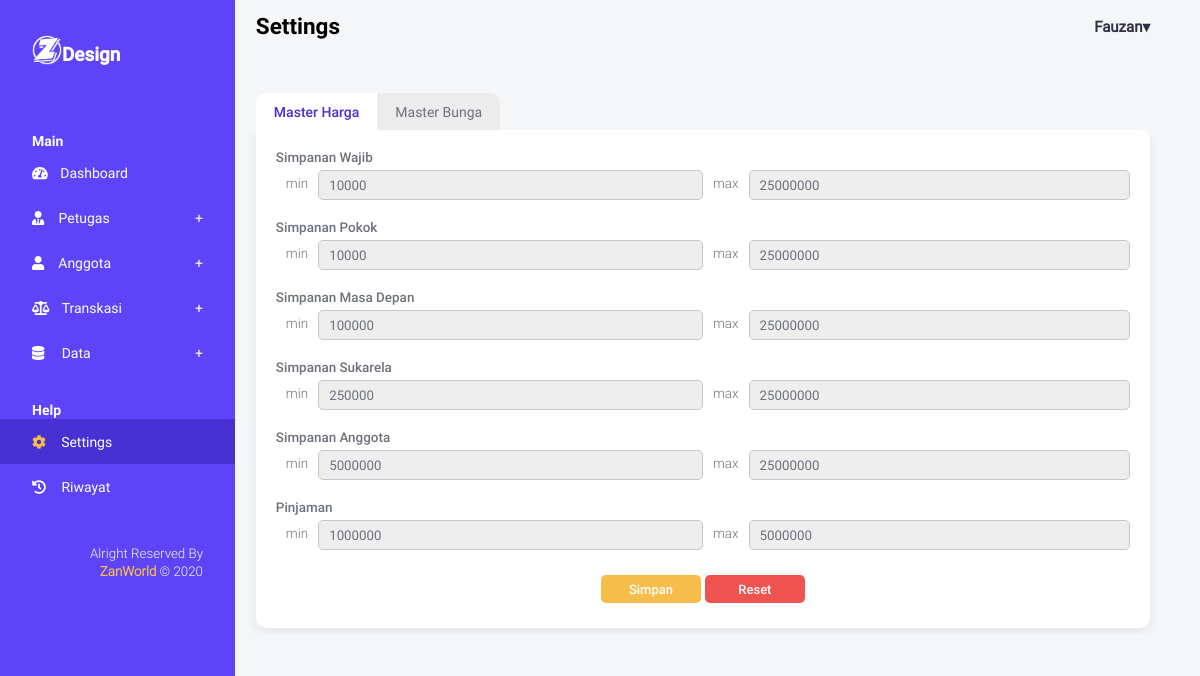
The app's page /pages/settings/add_settings.php (signed in) with its own data.
### tables this page shows
CREATE TABLE `petugas` (
  `idpetugas` int(11) NOT NULL,
  `noktp` char(16) NOT NULL,
  `nama` varchar(50) NOT NULL,
  `jenkel` enum('laki-laki','perempuan') DEFAULT NULL,
  `alamat` text DEFAULT NULL,
  `jabatan` enum('pembina','ketua','sekretaris','bendahara','pengawas','pengelola') DEFAULT NULL,
  `tgllahir` date DEFAULT NULL,
  `status` enum('aktif','nonaktif') DEFAULT NULL,
  `waktudaftar` datetime DEFAULT NULL
);

CREATE TABLE `masterharga` (
  `idharga` int(11) NOT NULL,
  `idpetugas` int(11) NOT NULL,
  `nama` enum('simpanan pokok','simpanan wajib','simpanan sukarela','simpanan masadepan','simpanan anggota','pinjaman') NOT NULL,
  `max` int(10) NOT NULL,
  `min` int(10) NOT NULL,
  `waktudaftar` datetime DEFAULT NULL,
  `waktuubah` datetime DEFAULT NULL
);

### assets/library/function.php (called while the page is built, shortened)
<?php
class Library
{
    public function __construct()
    {
        try {
            $host       = "localhost";
            $db_name    = "dbkoperasi";
            $username   = "root";
            $password   = "";
            $this->conn = new PDO("mysql:host=$host;dbname=$db_name", $username, $password);
        } catch (PDOException $e) {
            print "Koneksi atau query bermasalah : " . $e->getMessage() . "<br>";
            die();
        }
    }
}

### pages/settings/add_settings.php (the view, shortened to what this page needs)
<?php
require_once "../../assets/library/function.php";
$library = new Library();
$idpetugas = $_SESSION['key'];
$queryUsername = $library->conn->query("SELECT*FROM petugas WHERE idpetugas='$idpetugas'");
$rowQueryUsername = $queryUsername->fetch(PDO::FETCH_ASSOC);
$username = $rowQueryUsername['nama'];
$nickName = explode(" ",$username);
$masterSiwajib      = $library->conn->query("SELECT*FROM masterharga WHERE nama='simpanan wajib';");
$rowMasterSiwajib   = $masterSiwajib->fetch(PDO::FETCH_ASSOC);
$masterSipokok      = $library->conn->query("SELECT*FROM masterharga WHERE nama='simpanan pokok';");
$rowMasterSipokok   = $masterSipokok->fetch(PDO::FETCH_ASSOC);
$masterSimapan      = $library->conn->query("SELECT*FROM masterharga WHERE nama='simpanan masadepan';");
$rowMasterSimapan   = $masterSimapan->fetch(PDO::FETCH_ASSOC);
$masterSisukarela   = $library->conn->query("SELECT*FROM masterharga WHERE nama='simpanan sukarela';");
$rowMasterSisukarela= $masterSisukarela->fetch(PDO::FETCH_ASSOC);
$masterSianggota    = $library->conn->query("SELECT*FROM masterharga WHERE nama='simpanan anggota';");
$rowMasterSianggota = $masterSianggota->fetch(PDO::FETCH_ASSOC);
$masterPinjaman     = $library->conn->query("SELECT*FROM masterharga WHERE nama='pinjaman';");
$rowMasterPinjaman  = $masterPinjaman->fetch(PDO::FETCH_ASSOC);
?>
<!DOCTYPE html>
<html lang="en">
<head>
    <link rel="stylesheet" href="../../assets/css/layout.css">
    <link rel="stylesheet" href="../../assets/css/formStyle.css">
    <link rel="stylesheet" href="../../assets/css/all.min.css">
</head>
<body>
    <div class="wrap-all">
        <div class="sidebar">
        <nav class="navbar">
                <div class="navbar-content head">
                    <div class="logo-brand">
                        <img src="../../assets/img/icon/logo.svg" alt="">
                    </div>
                    <div class="title">
                        <h2>Design</h2>
                    </div>
                </div>
                <div class="navbar-content body">
                    <h5 class="head">Main</h5>
                    <ul class="navbar-nav">
                        <li class="navbar-items">
                            <a href="../../index.php" class="navbar-link">
                                <span class="icon"><i class="fas fa-tachometer-alt"></i></span>
                                <span class="title">Dashboard</span>
                            </a>
                        </li>
                        <li class="navbar-items">
                            <a href="#" class="navbar-link head-list">
                                <span class="icon"><i class="fas fa-user-tie"></i></span>
                                <span class="title">Petugas</span>
                            </a>
                        </li>
                        <li class="navbar-items">
                            <a href="#" class="navbar-link head-list">
                                <span class="icon"><i class="fas fa-user"></i></span>
                                <span class="title">Anggota</span>
                            </a>
                        </li>
                        <li class="navbar-items">
                            <a href="#" class="navbar-link head-list">
                                <span class="icon"><i class="fas fa-balance-scale"></i></span>
                                <span class="title">transkasi</span>
                            </a>
                        </li>
                        <li class="navbar-items">
                            <a href="#" class="navbar-link head-list">
                                <span class="icon"><i class="fas fa-database"></i></span>
                                <span class="title">data</span>
                            </a>
                        </li>
                    </ul>
                    <h5 class="head" style="margin-top: 0px;">Help</h5>
                    <ul class="navbar-nav">
                        <li class="navbar-items">
                            <a href="add_settings.php" class="navbar-link active">
                                <span class="icon"><i class="fas fa-cog"></i></span>
                                <span class="title">settings</span>
                            </a>
                        </li>
                        <li class="navbar-items">
                            <a href="../riwayat/add_riwayat.php" class="navbar-link">
                                <span class="icon"><i class="fas fa-history"></i></span>
                                <span class="title">riwayat</span>
                            </a>
                        </li>
                    </ul>
                </div>
                <div class="navbar-content footer">
                    <small>alright reserved by <span>ZanWorld</span> &copy; 2020 </small>
                </div>
            </nav>
        </div>
        <section class="content">
            <header class="content-header">
                <div class="content-title">
                    <h2>Settings</h3>
                </div>
                <div class="user-dropdown">
                    <a href="#" class="dropdown-toggle">
                        <h4 class="user-name"><?=$nickName[0]?></h4>
                    </a>
                </div>
            </header>
            <div class="content-body">
                <div class="container">
                    <div class="data-view">
                        <div class="tab">
                            <nav class="tab-nav">
                                <ul>
                                    <li class="tab-item"><a class="tab-link">Master Harga</a></li>
                                    <li class="tab-item"><a class="tab-link">Master Bunga</a></li>
                                </ul>
                            </nav>
                            <div class="table tab-content">
                                <div class="tab-form">
                                    <form method="post">
                                        <div class="form-group">
                                            <label class="form-label">simpanan wajib</label>
                                            <div class="d-group">
                                                <div class="group-item">
                                                    <label class="form-label" for="minHargaSiwajib">min</label>
                                                    <input type="text" name="minHargaSiwajib" class="form-control rupiah"
                                                        placeholder="Example : 100000" value="<?= $rowMasterSiwajib['min'] ?>" required>
                                                </div>
                                                <div class="group-item">
                                                    <label class="form-label" for="maxHargaSiwajib">max</label>
                                                    <input type="text" name="maxHargaSiwajib" class="form-control rupiah"
                                                        placeholder="Example : 100000" value="<?= $rowMasterSiwajib['max'] ?>" required>
                                                </div>
                                            </div>
                                        </div>
                                        <div class="form-group">
                                            <label class="form-label">simpanan pokok</label>
                                            <div class="d-group">
                                                <div class="group-item">
                                                    <label class="form-label" for="minHargaSipokok">min</label>
                                                    <input type="text" name="minHargaSipokok" class="form-control rupiah"
                                                        placeholder="Example : 100000" value="<?= $rowMasterSipokok['min'] ?>" required>
                                                </div>
                                                <div class="group-item">
                                                    <label class="form-label" for="maxHaragaSipokok">max</label>
                                                    <input type="text" name="maxHargaSipokok" class="form-control rupiah"
                                                        placeholder="Example : 100000" value="<?= $rowMasterSipokok['max'] ?>" required>
                                                </div>
                                            </div>
                                        </div>
                                        <div class="form-group">
                                            <label class="form-label">simpanan masa depan</label>
                                            <div class="d-group">
                                                <div class="group-item">
                                                    <label class="form-label" for="minHargaSimapan">min</label>
                                                    <input type="text" name="minHargaSimapan" class="form-control rupiah"
                                                        placeholder="Example : 100000" value="<?= $rowMasterSimapan['min'] ?>" required>
                                                </div>
                                                <div class="group-item">
                                                    <label class="form-label" for="masHargaSimapan">max</label>
                                                    <input type="text" name="maxHargaSimapan" class="form-control rupiah"
                                                        placeholder="Example : 100000" value="<?= $rowMasterSimapan['max'] ?>" required>
                                                </div>
                                            </div>
                                        </div>
                                        <div class="form-group">
                                            <label class="form-label">simpanan sukarela</label>
                                            <div class="d-group">
                                                <div class="group-item">
                                                    <label class="form-label" for="minHargaSisukarela">min</label>
                                                    <input type="text" name="minHargaSisukarela" class="form-control rupiah"
                                                        placeholder="Example : 100000" value="<?= $rowMasterSisukarela['min'] ?>" required>
                                                </div>
                                                <div class="group-item">
                                                    <label class="form-label" for="maxHargaSisukarela">max</label>
                                                    <input type="text" name="maxHargaSisukarela" class="form-control rupiah"
                                                        placeholder="Example : 100000" value="<?= $rowMasterSisukarela['max'] ?>" required>
                                                </div>
                                            </div>
                                        </div>
                                        <div class="form-group">
                                            <label class="form-label">simpanan anggota</label>
                                            <div class="d-group">
                                                <div class="group-item">
                                                    <label class="form-label" for="minHargaSianggota">min</label>
                                                    <input type="text" name="minHargaSianggota" class="form-control rupiah"
                                                        placeholder="Example : 100000" value="<?= $rowMasterSianggota['min'] ?>" required>
                                                </div>
                                                <div class="group-item">
                                                    <label class="form-label" for="maxHargaSianggota">max</label>
                                                    <input type="text" name="maxHargaSianggota" class="form-control rupiah"
                                                        placeholder="Example : 100000" value="<?= $rowMasterSianggota['max'] ?>" required>
                                                </div>
                                            </div>
                                        </div>
                                        <div class="form-group">
                                            <label class="form-label">pinjaman</label>
                                            <div class="d-group">
                                                <div class="group-item">
                                                    <label class="form-label" for="minHargaPinjaman">min</label>
                                                    <input type="text" name="minHargaPinjaman" class="form-control rupiah"
                                                        placeholder="Example : 100000" value="<?= $rowMasterPinjaman['min'] ?>" required>
                                                </div>
                                                <div class="group-item">
                                                    <label class="form-label" for="maxHargaPinjaman">max</label>
                                                    <input type="text" name="maxHargaPinjaman" class="form-control rupiah"
                                                        placeholder="Example : 100000" value="<?= $rowMasterPinjaman['max'] ?>" required>
                                                </div>
                                            </div>
                                        </div>
                                        <div class="btn-group">
                                            <button type="submit" name="submitHarga"
                                                class="btn btn-md btn-submit">Simpan</button>
                                            <button type="reset" name="reset"
                                                class="btn btn-md btn-reset">Reset</button>
                                        </div>
                                    </form>
                                </div>
                            </div>
                        </div>
                    </div>
                </div>
            </div>
        </section>
    </div>
</body>
</html>

### records on screen
petugas: nama "Fauzan"
masterharga: minHargaSiwajib "10000", maxHargaSiwajib "25000000"
masterharga: minHargaSipokok "10000", maxHargaSipokok "25000000"
masterharga: minHargaSimapan "100000", maxHargaSimapan "25000000"
masterharga: minHargaSisukarela "250000", maxHargaSisukarela "25000000"
masterharga: minHargaSianggota "5000000", maxHargaSianggota "25000000"
masterharga: minHargaPinjaman "1000000", maxHargaPinjaman "5000000"
